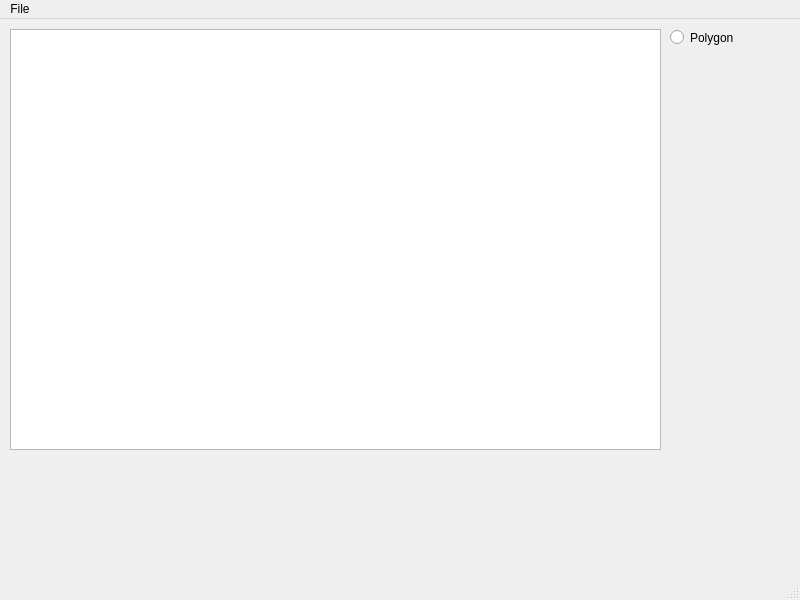
<?xml version="1.0" encoding="UTF-8"?>
<ui version="4.0">
 <class>MainWindow</class>
 <widget class="QMainWindow" name="MainWindow">
  <property name="geometry">
   <rect>
    <x>0</x>
    <y>0</y>
    <width>800</width>
    <height>600</height>
   </rect>
  </property>
  <property name="windowTitle">
   <string>MainWindow</string>
  </property>
  <widget class="QWidget" name="centralwidget">
   <widget class="QGraphicsView" name="graphicsView">
    <property name="geometry">
     <rect>
      <x>10</x>
      <y>10</y>
      <width>651</width>
      <height>421</height>
     </rect>
    </property>
   </widget>
   <widget class="QRadioButton" name="radioButton">
    <property name="geometry">
     <rect>
      <x>670</x>
      <y>10</y>
      <width>82</width>
      <height>17</height>
     </rect>
    </property>
    <property name="text">
     <string>Polygon</string>
    </property>
   </widget>
  </widget>
  <widget class="QMenuBar" name="menubar">
   <property name="geometry">
    <rect>
     <x>0</x>
     <y>0</y>
     <width>800</width>
     <height>21</height>
    </rect>
   </property>
   <widget class="QMenu" name="menuImages">
    <property name="title">
     <string>File</string>
    </property>
    <addaction name="actionLoad"/>
   </widget>
   <addaction name="menuImages"/>
  </widget>
  <widget class="QStatusBar" name="statusbar"/>
  <action name="actionLoad">
   <property name="text">
    <string>Load</string>
   </property>
  </action>
 </widget>
 <resources/>
 <connections/>
</ui>
